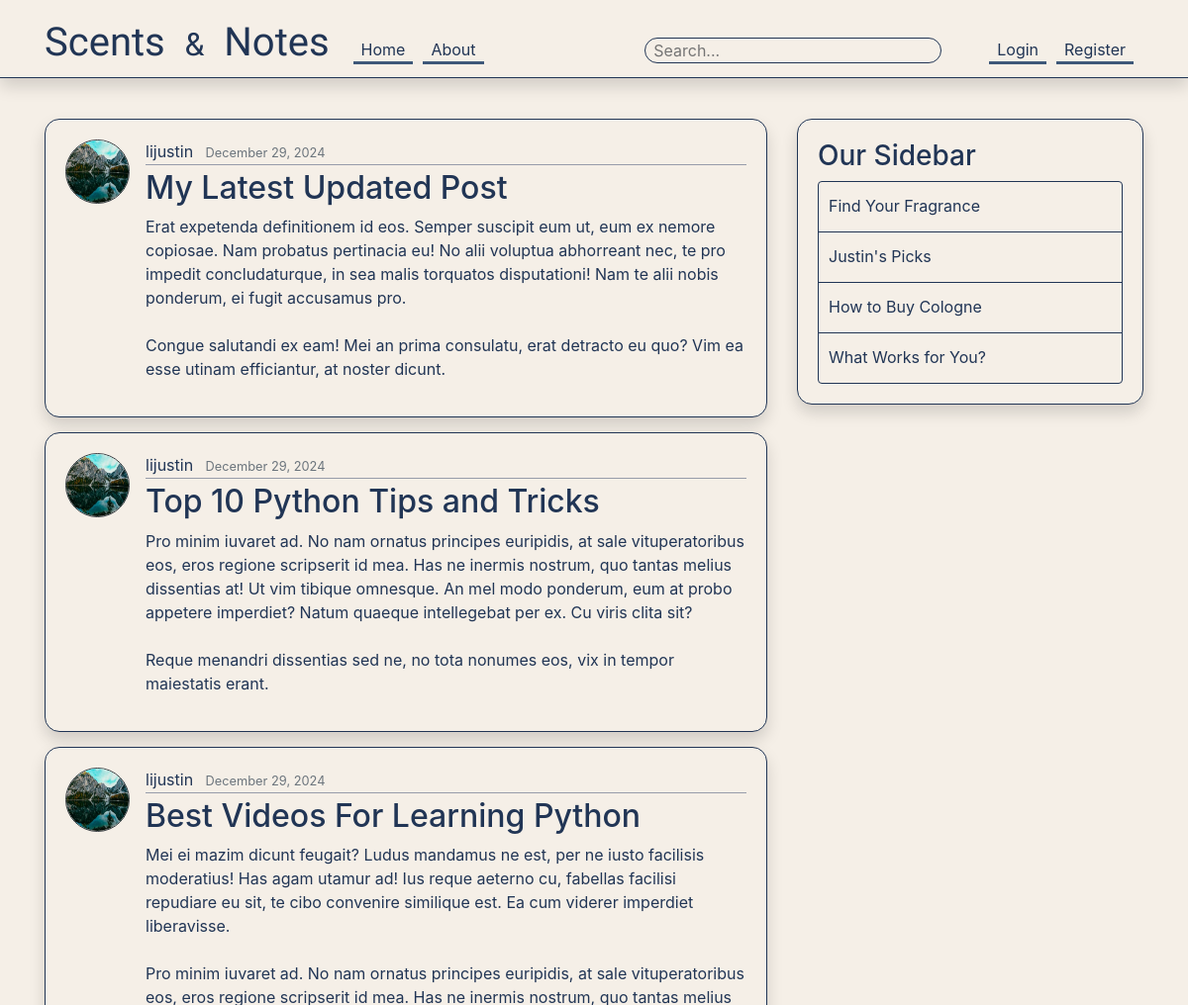
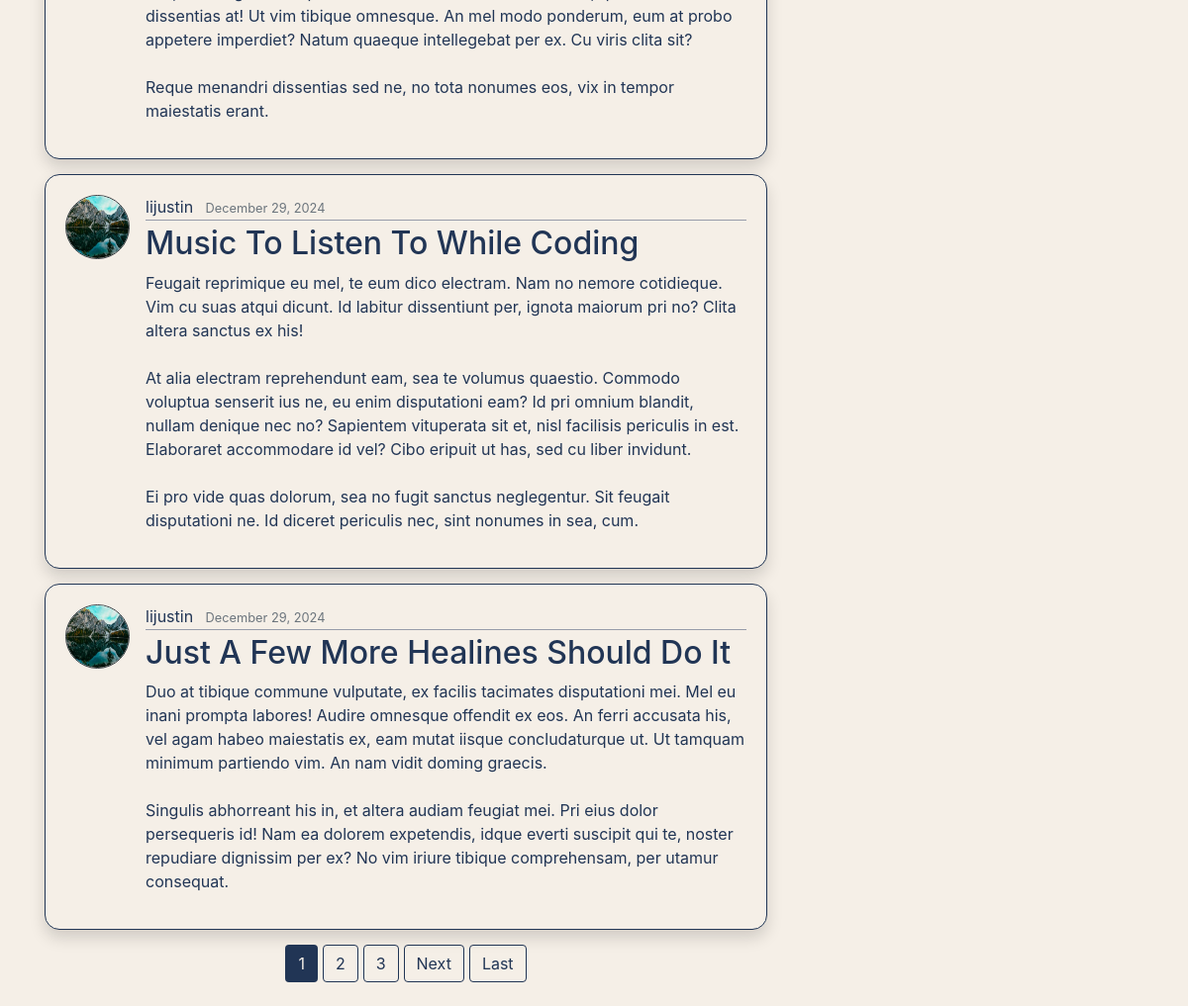
The app's page /, older data (2 pictures, top to bottom).
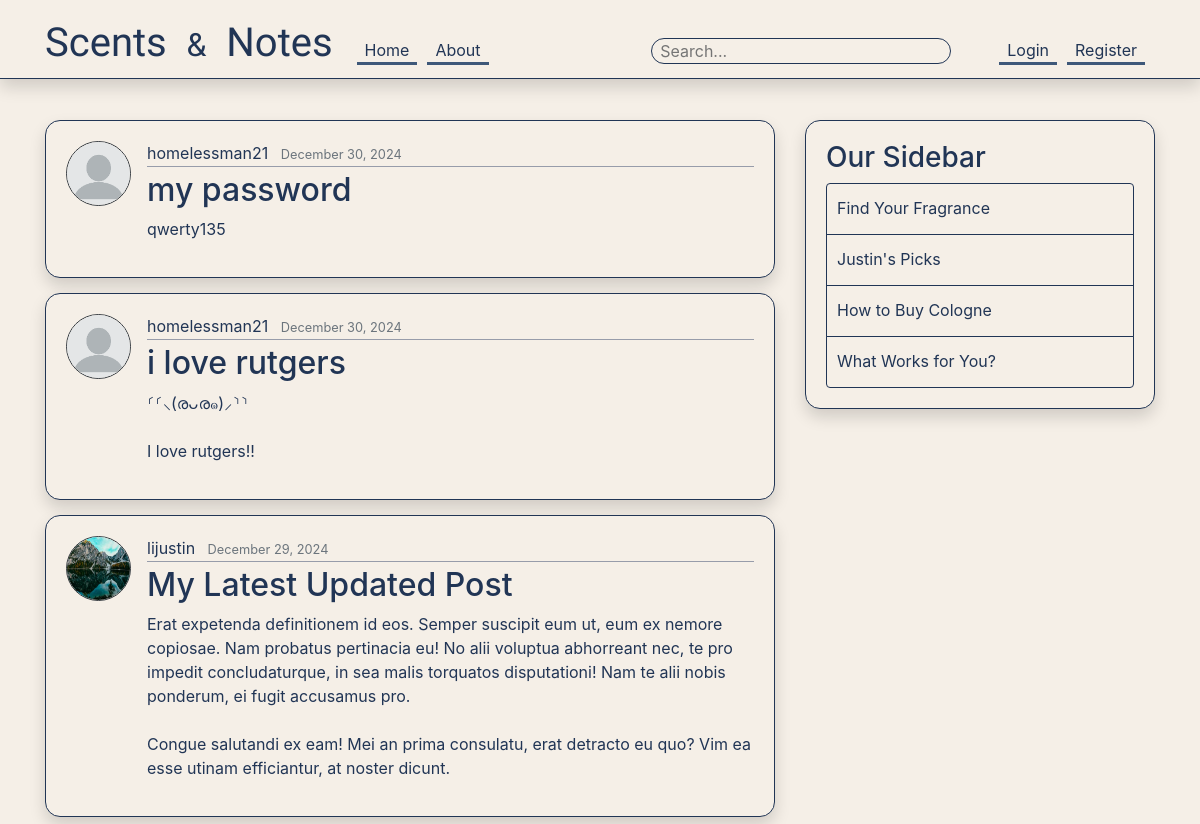
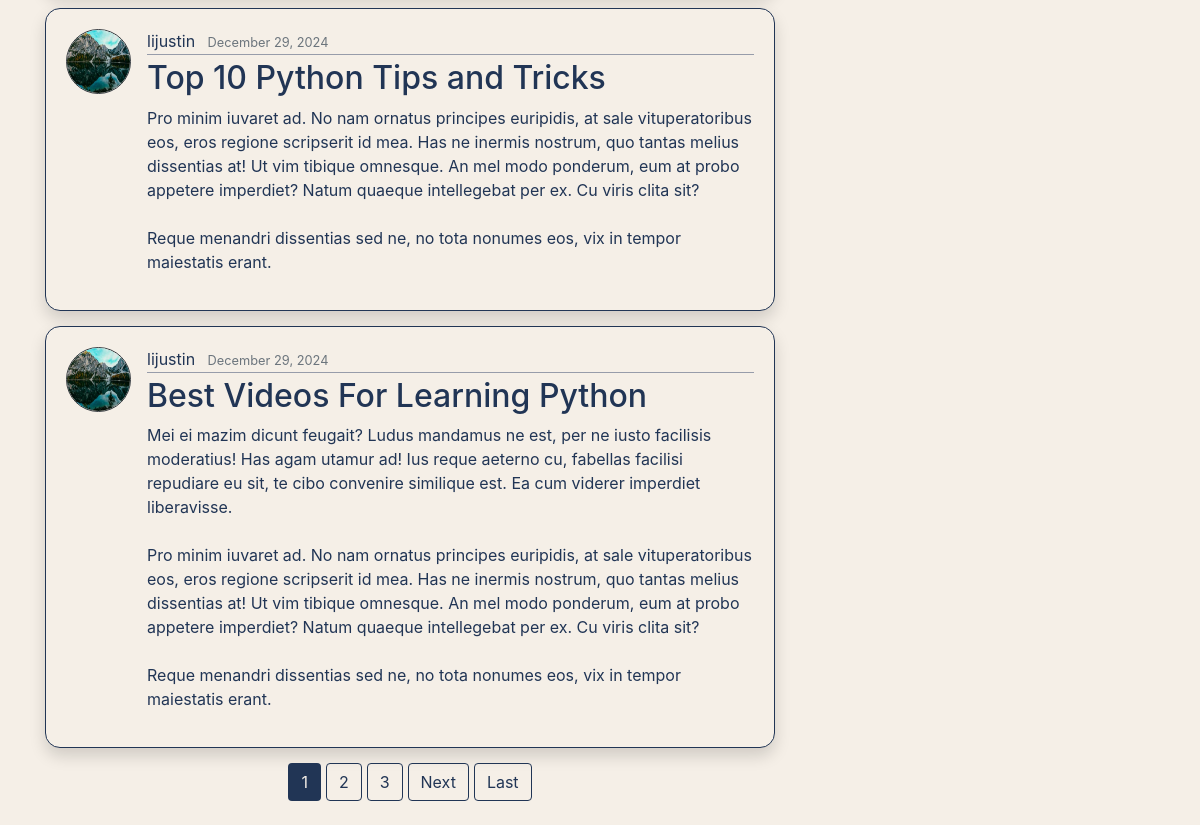
The same page, newer data (2 pictures, top to bottom).
### blog/models.py (models this page shows, shortened)
class Post(models.Model):  #Each class would be its own table in database
    title = models.CharField(max_length=100) #Character field/String single line
    content = models.TextField() #Lines and lines of text unrestricted
    date_posted = models.DateTimeField(default=timezone.now) #auto_now: when updated/created  auto_now_add:only when created
    author = models.ForeignKey(User, on_delete=models.CASCADE) #if user created post and was deleted, do we want to delete their posts or hold them as null

### users/models.py (models this page shows, shortened)
class Profile(models.Model):
    user = models.OneToOneField(User, on_delete=models.CASCADE) #one to one relationship with a profile and user, cascade to delete user and profile
    image = models.ImageField(default = 'default.jpg', upload_to='profile_pics') #default image is default.jpg, if user puts in picture, it is sent to that directory

### blog/views.py (the view)
# urls.py: path('', PostListView.as_view() , name='blog-home'),
class PostListView(ListView):
    model = Post
    template_name = 'blog/home.html' #rerouting our template from list to home
    context_object_name = 'posts' #We need this variable name template for easy reference {{posts}} instead of {{object_list}}
    ordering = ['-date_posted'] #We are essentially ordering our blogs such that (with -) the most recent are at the top
    paginate_by = 5 #posts per page
    def get_queryset(self):
        query = self.request.GET.get('q')  # Get the search query
        if query:
            return Post.objects.filter(
                Q(title__icontains=query) | Q(content__icontains=query)
            ).order_by('-date_posted')
        return Post.objects.all().order_by('-date_posted')  # Default: Return all posts

### blog/templates/blog/home.html (shortened to what this page needs)
{% extends "blog/base.html" %}
{% block content%}
    {% for post in posts%}
        <article class="media content-section shadow">
            <img class="rounded-circle border border-dark article-img" src="{{ post.author.profile.image.url }}" alt="">
            <div class="media-body">
                <div class="article-metadata">
                    <a class="mr-2" style="color:#3E5879; transition: color 0.15s;" onmouseover="this.style.color='white';" onmouseout="this.style.color='#3E5879';"  href="{% url 'user-posts' post.author.username %}">{{ post.author }}</a>
                    <small class="text-muted">{{ post.date_posted|date:"F d, Y" }}</small>
                </div>
                <h2><a class="article-title" href="{% url 'post-detail' post.id %}">{{ post.title }}</a></h2>
                <p class="article-content">{{ post.content }}</p>
            </div>
        </article>
    {% endfor %}
    <div class="d-flex justify-content-center gap-3">
        {% if is_paginated %}
            {%for num in page_obj.paginator.page_range %}
                {%if page_obj.number ==  num%}
                    <a class = "btn currentBtn mb-4" href="?page={{num}}">{{num}}</a>
                {%elif num > page_obj.number|add:'-3' and num < page_obj.number|add:'3'%}
                    <a class = "btn paginationBtn mb-4" href="?page={{num}}">{{num}}</a>
                {%endif%}
            {%endfor%}
            {% if page_obj.has_next %}
                <a class = "btn paginationBtn mb-4" href="?page={{page_obj.next_page_number}}">Next</a>
                <a class = "btn paginationBtn mb-4" href="?page={{page_obj.paginator.num_pages}}">Last</a>
            {% endif %}
        {% endif %}
    </div>
{% endblock content %}

### blog/templates/blog/base.html (shortened to what this page needs)
{%load static%}
<!DOCTYPE html>
<html lang="en">
  <head>
    <link
      rel="stylesheet"
      href="https://cdn.jsdelivr.net/npm/bootstrap@4.3.1/dist/css/bootstrap.min.css"
    />
    <link rel="stylesheet" href="https://cdnjs.cloudflare.com/ajax/libs/bootstrap-multiselect/0.9.13/css/bootstrap-multiselect.css">
    <link rel="stylesheet" type="text/css" href="{% static 'blog/main.css' %}">
  </head>
  <body>
    <header class="site-header">
      <nav class=" shadow navbar navbar-expand-md navbar-dark fixed-top p-0" style="background-color:#F5EFE7; border-bottom :solid; border-color: #213555">
        <div class="container">
          <a class="navbar-brand mr-4 mt-2" style="font-family: 'Mrs Saint Delafield'; font-size: 40px;  href="/">Scents&nbsp;&nbsp;<small>&amp;</small>&nbsp;&nbsp;Notes</a>
          <div class="collapse navbar-collapse" id="navbarToggle">
            <div class="navbar-nav mr-auto">
              <a class="nav-item nav-link mt-4 py-0 " href="/">Home</a>
              <a class="nav-item nav-link mt-4 py-0 " href="/about">About</a>
            </div>
            <form method="GET" action="{% url 'blog-home' %}">
                <input class="searchBar mt-4 py-0 pl-2 mr-5" type="text" name="q" placeholder="Search...">
            </form>
            <div class="navbar-nav">
              {% if user.is_authenticated %}
                <a class="nav-item nav-link mt-4 py-0 " href="{% url 'post-create' %}">New Post</a>
                <a class="nav-item nav-link mt-4 py-0" href="{% url 'profile' %}">Profile</a>
                <form method="post" action="{% url 'logout' %}">
                  {% csrf_token %}
                  <button class="nav-item nav-link btn logoutBtn mt-4 py-0" type="submit">Logout</button>
                </form>
              {% else %}
                <a class="nav-item nav-link mt-4 py-0"  href="{% url 'login'%}">Login</a>
                <a class="nav-item nav-link mt-4 py-0"  href="{% url 'register'%}">Register</a>
              {% endif%}
            </div>
          </div>
        </div>
      </nav>
    </header>
    <main role="main" class="container" style= "margin-top:120px">
        <div class="row">
          <div class="col-md-8">
            {% block content %}{% endblock %}
          </div>
          <div class="col-md-4">
            <div class="content-section shadow">
              <h3>Our Sidebar</h3>
              <ul class="list-group">
                <li class=" list-group-item cursor"><a href="{% url 'find-scent' %}">Find Your Fragrance</a></li>
                <li class=" list-group-item cursor"><a href="{% url 'justin-picks' %}">Justin's Picks</a></li>
                <li class=" list-group-item cursor"><a href="{% url 'buy-cologne' %}">How to Buy Cologne</a></li>
                <li class=" list-group-item cursor"><a href="{% url 'what-works' %}">What Works for You?</a></li>
              </ul>
            </div>
          </div>
        </div>
      </main>
  </body>
</html>

### blog/static/blog/main.css (style rules this page uses)
body { background: #F5EFE7 ; color: #213555; margin-top: 5rem; }
ul li { position: relative; padding: 25px !important; }
ul li a { position: absolute; top: 12px; left: 10px; width: 100%; height: 100%; text-decoration: none; color: inherit; z-index: 1; }
h1, h2, h3, h4, h5, h6 { color: #213555; }
li, .card-body { background: #F5EFE7 !important; color: #213555 !important; }
ul { margin: 0; }
.navbar { border-bottom: 1.5px solid #213555 !important; background: #F5EFE7 ; }
.site-header .navbar-nav .nav-link { color: #3E5879; transition: color 0.15s; border-bottom-style: solid; border-color:#3E5879; margin-right: 10px; }
.searchBar { background: #F5EFE7; border: 1px solid #213555; border-radius: 20px; width:300px; }
.d-flex { gap:5px !important; }
.content-section { background: #F5EFE7; padding: 20px 20px; border: 1.5px solid #213555; border-radius: 15px; margin-bottom: 15px; }
.paginationBtn, .logoutBtn { border: 1.5px solid #213555; }
.currentBtn { background: #213555; color: #F5EFE7 !important }
.article-title, a { color: #213555 !important; transition: color 0.5s; }
.form-control, .list-group-item { border: 1px solid #213555 !important ; transition: background 0.15s; }
.btn { overflow: visible; }
.article-content { white-space: pre-line; }
.article-img { height: 65px; width: 65px; margin-right: 16px; }
.article-metadata { padding-bottom: 1px; margin-bottom: 4px; border-bottom: 1px solid #979caa; }

Row changes from the older to the newer data that the page shows:
no longer on this page (row unchanged): Post: author.profile.image (picture), author "lijustin", date_posted "December 29, 2024", title "Music To Listen To While Coding", content "Feugait reprimique eu mel, te eum dico electram. Nam no nemore cotidieque. Vim cu suas atqui dicunt. Id labitur dissentiunt per, ignota maiorum pri no? Clita altera sanctus ex his! At alia electram reprehendunt eam, sea te volumus quaestio. Commodo voluptua senserit ius ne, eu enim disputationi eam? Id pri omnium blandit, nullam denique nec no? Sapientem vituperata sit et, nisl facilisis periculis in est. Elaboraret accommodare id vel? Cibo eripuit ut has, sed cu liber invidunt. Ei pro vide quas dolorum, sea no fugit sanctus neglegentur. Sit feugait disputationi ne. Id diceret periculis nec, sint nonumes in sea, cum."
no longer on this page (row unchanged): Post: author.profile.image (picture), author "lijustin", date_posted "December 29, 2024", title "Just A Few More Healines Should Do It", content "Duo at tibique commune vulputate, ex facilis tacimates disputationi mei. Mel eu inani prompta labores! Audire omnesque offendit ex eos. An ferri accusata his, vel agam habeo maiestatis ex, eam mutat iisque concludaturque ut. Ut tamquam minimum partiendo vim. An nam vidit doming graecis. Singulis abhorreant his in, et altera audiam feugiat mei. Pri eius dolor persequeris id! Nam ea dolorem expetendis, idque everti suscipit qui te, noster repudiare dignissim per ex? No vim iriure tibique comprehensam, per utamur consequat."
added Post: author.profile.image (picture), author "homelessman21", date_posted "December 30, 2024", title "my password", content "qwerty135"
added Post: author.profile.image (picture), author "homelessman21", date_posted "December 30, 2024", title "i love rutgers", content "⸂⸂⸜(രᴗര๑)⸝⸃⸃ I love rutgers!!"
